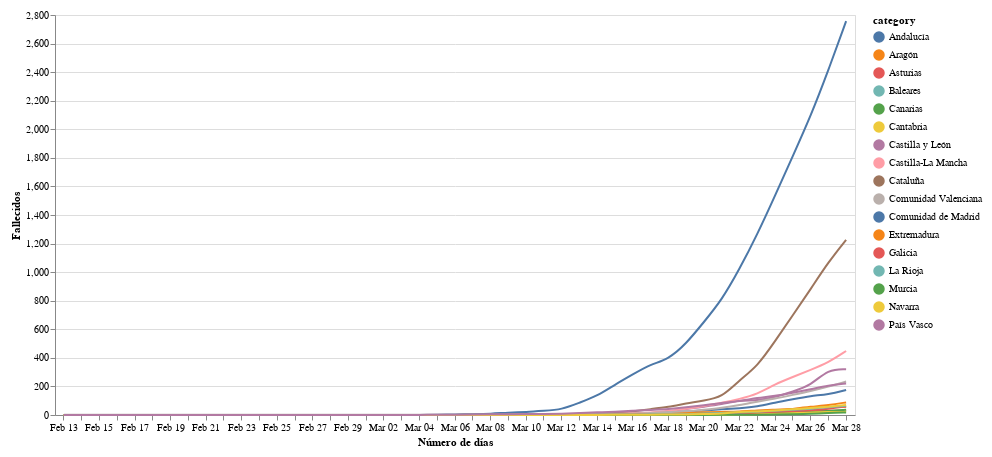

Notebook code cell kept with this figure:
### Markdown cell above
Haz click en la leyenda para activar una única línea.

### Code cell
#collapse

import requests
import pandas as pd
from io import BytesIO
import numpy as np
import altair as alt

# data download
response = requests.get('https://docs.google.com/spreadsheet/ccc?key=1FwOXbkWeuS1LHrKxhSfepGtsgQ6iIEQZmWig_JKo8z0&output=csv&gid=1616296995')
assert response.status_code == 200, 'Wrong status code'
data = response.content
df = pd.read_csv(BytesIO(data), parse_dates=['Fecha'], dayfirst=True)
df = df.interpolate(method='piecewise_polynomial')

# plot
cols = list(df.columns)
cols.remove('Total fallecidos')
cols.remove('Fecha')
df = df.set_index('Fecha')[cols]
source = df.reset_index().melt('Fecha', var_name='category', value_name='Fallecidos')

selection = alt.selection_multi(fields=['category'], bind='legend')

line = alt.Chart(source).mark_line(interpolate='basis').encode(
    alt.X('monthdate(Fecha):O', axis=alt.Axis(tickRound=True), title='Número de días'),
    alt.Y('Fallecidos:Q'),
    alt.Color('category:N'),
    opacity=alt.condition(selection, alt.value(1), alt.value(0.2))
)

nearest = alt.selection(type='single', nearest=True, on='mouseover',
                        fields=['Fecha'], empty='none')

# Transparent selectors across the chart. This is what tells us
# the x-value of the cursor
selectors = alt.Chart(source).mark_point().encode(
    x='monthdate(Fecha):O',
    opacity=alt.value(0),
).add_selection(
    nearest
)

# Draw points on the line, and highlight based on selection
points = line.mark_point().encode(
    opacity=alt.condition(nearest, alt.value(1), alt.value(0))
)

# Draw text labels near the points, and highlight based on selection
text = line.mark_text(align='left', dx=5, dy=-5).encode(
    text=alt.condition(nearest, 'Fallecidos:Q', alt.value(' '))
)

line = line.add_selection(
    selection
)

# Draw a rule at the location of the selection
rules = alt.Chart(source).mark_rule(color='gray').encode(
    x='monthdate(Fecha):O',
).transform_filter(
    nearest
)

# Put the five layers into a chart and bind the data
alt.layer(
    line, selectors, points, rules, text
).properties(
    width=800, height=400
).configure(
    padding=10
)

### Figure 1 — Vega-Lite specification as saved in the notebook (floating-point values rounded to 4 significant figures; data arrays with more than 128 entries replaced by an {"elided": "..."} marker saying what was removed)
{"config": {"view": {"continuousWidth": 400, "continuousHeight": 300}, "padding": 10}, "layer": [{"mark": {"type": "line", "interpolate": "basis"}, "encoding": {"color": {"type": "nominal", "field": "category"}, "opacity": {"condition": {"value": 1, "selection": "selector003"}, "value": 0.2}, "x": {"type": "ordinal", "axis": {"tickRound": true}, "field": "Fecha", "timeUnit": "monthdate", "title": "Número de días"}, "y": {"type": "quantitative", "field": "Fallecidos"}}, "selection": {"selector003": {"type": "multi", "fields": ["category"], "bind": "legend"}}}, {"mark": "point", "encoding": {"opacity": {"value": 0}, "x": {"type": "ordinal", "field": "Fecha", "timeUnit": "monthdate"}}, "selection": {"selector004": {"type": "single", "nearest": true, "on": "mouseover", "fields": ["Fecha"], "empty": "none"}}}, {"mark": "point", "encoding": {"color": {"type": "nominal", "field": "category"}, "opacity": {"condition": {"value": 1, "selection": "selector004"}, "value": 0}, "x": {"type": "ordinal", "axis": {"tickRound": true}, "field": "Fecha", "timeUnit": "monthdate", "title": "Número de días"}, "y": {"type": "quantitative", "field": "Fallecidos"}}}, {"mark": {"type": "rule", "color": "gray"}, "encoding": {"x": {"type": "ordinal", "field": "Fecha", "timeUnit": "monthdate"}}, "transform": [{"filter": {"selection": "selector004"}}]}, {"mark": {"type": "text", "align": "left", "dx": 5, "dy": -5}, "encoding": {"color": {"type": "nominal", "field": "category"}, "opacity": {"condition": {"value": 1, "selection": "selector003"}, "value": 0.2}, "text": {"condition": {"type": "quantitative", "field": "Fallecidos", "selection": "selector004"}, "value": " "}, "x": {"type": "ordinal", "axis": {"tickRound": true}, "field": "Fecha", "timeUnit": "monthdate", "title": "Número de días"}, "y": {"type": "quantitative", "field": "Fallecidos"}}}], "data": {"name": "data-dd819d4c6df4267c5980781cd50d6cce"}, "height": 400, "width": 800, "$schema": "https://vega.github.io/schema/vega-lite/v4.0.2.json", "datasets": {"data-dd819d4c6df4267c5980781cd50d6cce": {"elided": "765 records"}}}
